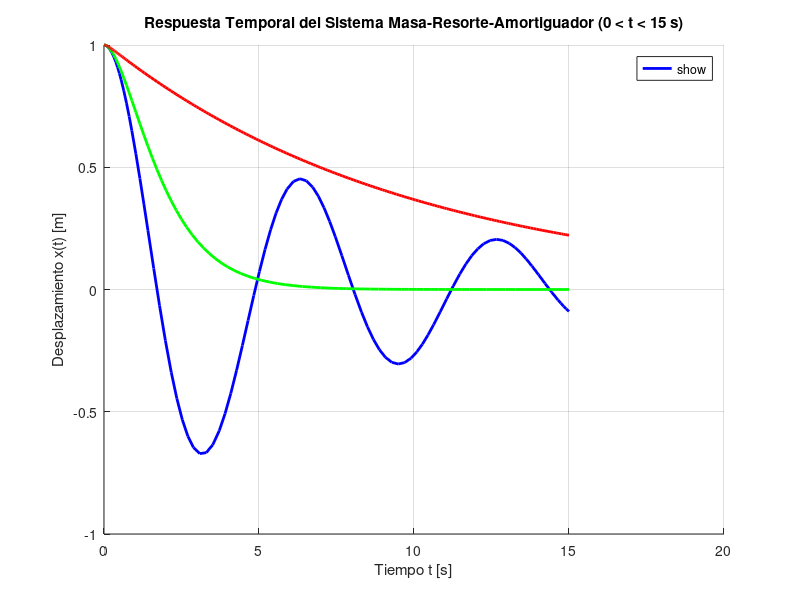

Reproduce this figure in MATLAB.
% =========================================================================
% Solución del Sistema Masa-Resorte-Amortiguador en GNU Octave
% =========================================================================

% 1. Parámetros físicos del sistema
m = 20;    % Masa [kg]
k = 20;    % Constante del resorte [N/m]
x0 = 1;    % Desplazamiento inicial [m]
v0 = 0;    % Velocidad inicial [m/s]

tspan = [0, 15];      % Intervalo de tiempo [0, 15] s
y0 = [x0; v0];        % Vector de condiciones iniciales [x(0); v(0)]

% 2. Casos de coeficientes de amortiguamiento c
c_vals = [5, 40, 200];
labels = {
    'c = 5 N s/m (Subamortiguado)', ...
    'c = 40 N s/m (Amortiguamiento Crítico)', ...
    'c = 200 N s/m (Sobreamortiguado)'
};
colors = {'b', 'g', 'r'};

figure;
hold on;

% 3. Integración numérica con ode45 (Runge-Kutta 4/5)
for i = 1:length(c_vals)
    c = c_vals(i);
    
    % Definición del sistema de EDOs de primer orden: [dx/dt; dv/dt]
    f = @(t, y) [y(2); -(c/m)*y(2) - (k/m)*y(1)];
    
    % Resolver la EDO con ode45
    [t, y] = ode45(f, tspan, y0);
    
    % Graficar el desplazamiento x(t) vs t
    plot(t, y(:,1), colors{i}, 'LineWidth', 2, 'DisplayName', labels{i});
end

% 4. Formato de la gráfica
title('Respuesta Temporal del Sistema Masa-Resorte-Amortiguador (0 < t < 15 s)');
xlabel('Tiempo t [s]');
ylabel('Desplazamiento x(t) [m]');
grid on;
legend('show', 'Location', 'northeast');
hold off;

% 5. Guardar la gráfica en un archivo PNG
saveas(gcf, 'grafica_octave_edo.png');
